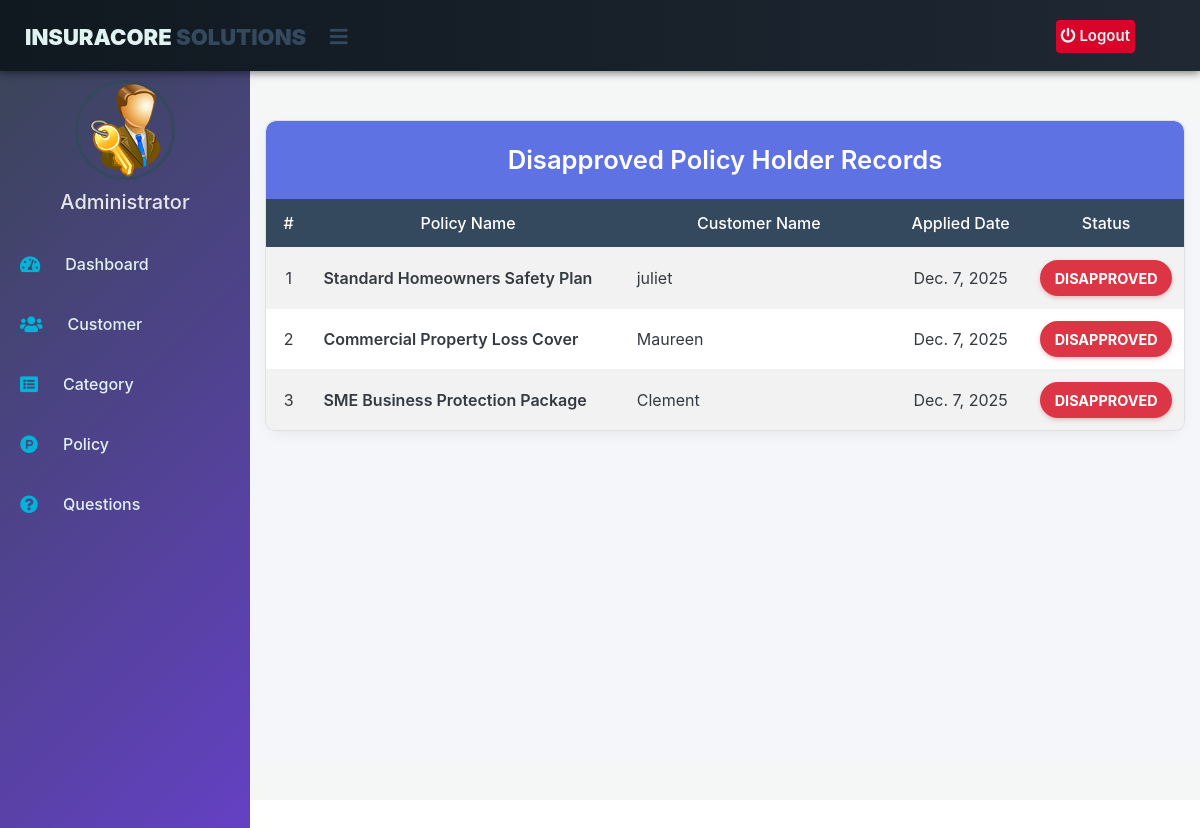
/admin-view-disapproved-policy-holder, run on an earlier commit of the app's database.
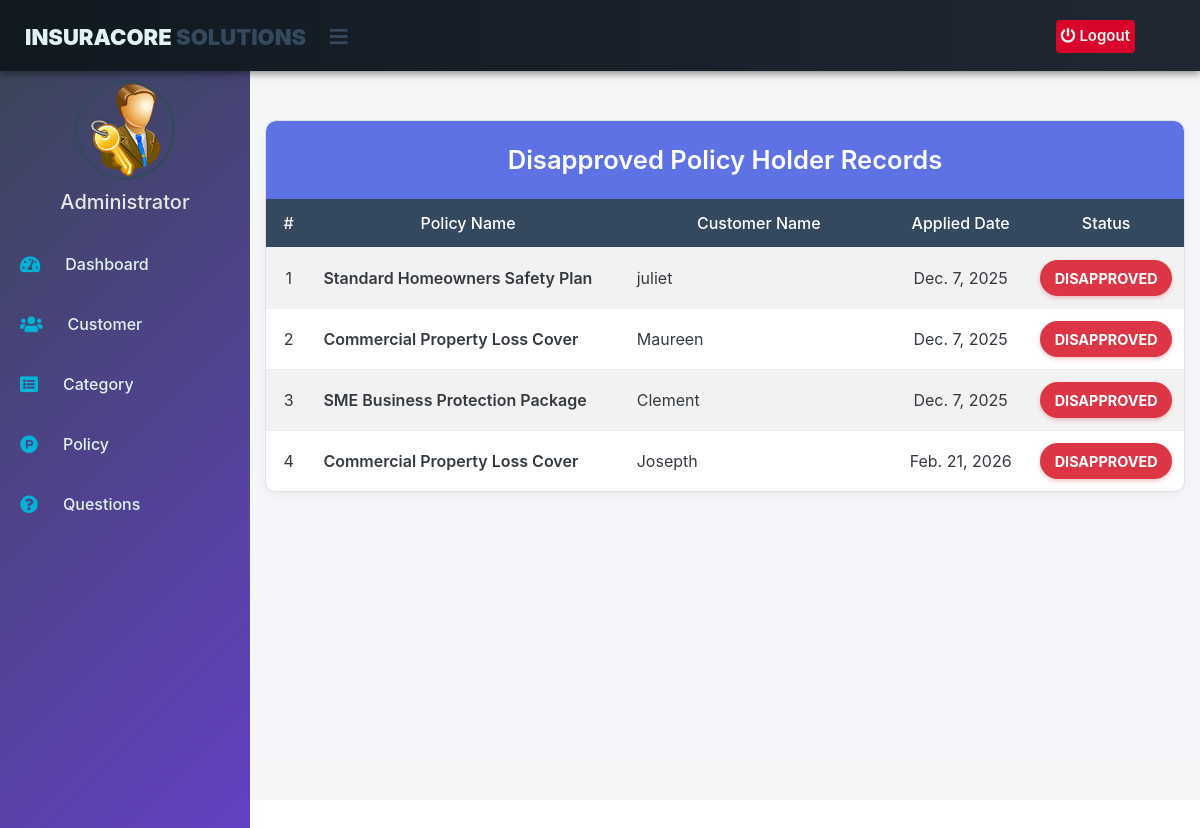
And on a later commit of the database.
### insurance/models.py (models this page shows, shortened)
class PolicyRecord(models.Model):
    customer = models.ForeignKey(Customer, on_delete=models.CASCADE)
    Policy = models.ForeignKey(Policy, on_delete=models.CASCADE)
    status = models.CharField(max_length=100, default='Pending')
    creation_date = models.DateField(auto_now=True)

class Policy(models.Model):
    category= models.ForeignKey('Category', on_delete=models.CASCADE)
    policy_name=models.CharField(max_length=200)
    sum_assurance=models.PositiveIntegerField()
    premium=models.PositiveIntegerField()
    tenure=models.PositiveIntegerField()
    creation_date =models.DateField(auto_now=True)
    def __str__(self):
        return self.policy_name

### customer/models.py (models this page shows, shortened)
class Customer(models.Model):
    user=models.OneToOneField(User,on_delete=models.CASCADE)
    profile_pic= models.ImageField(upload_to='profile_pic/Customer/',null=True,blank=True)
    address = models.CharField(max_length=40)
    mobile = models.CharField(max_length=20,null=False)
    def __str__(self):
        return self.user.first_name

### insurance/views.py (the view)
# urls.py: path('admin-view-disapproved-policy-holder', views.admin_view_disapproved_policy_holder_view,name='admin-view-disapproved-policy-holder'),
def admin_view_disapproved_policy_holder_view(request):
    policyrecords = models.PolicyRecord.objects.all().filter(status='Disapproved')
    return render(request,'insurance/admin_view_disapproved_policy_holder.html',{'policyrecords':policyrecords})

### templates/insurance/admin_view_disapproved_policy_holder.html (shortened to what this page needs)
{% extends 'insurance/adminbase.html' %}
{% block content %}
{%load static%}
<head>
  <link href="https://maxcdn.bootstrapcdn.com/bootstrap/4.4.1/css/bootstrap.min.css" rel="stylesheet">
  <link href="https://cdnjs.cloudflare.com/ajax/libs/font-awesome/5.15.4/css/all.min.css" rel="stylesheet">
</head>
<div class="container container-fluid-custom">
  <div class="view-card">
    <div class="card-header-custom text-center">
      Disapproved Policy Holder Records
    </div>
    <div class="table-responsive">
      <table class="table table-hover table-striped" id="dev-table">
        <thead>
          <tr>
            <th style="width: 5%;">#</th>
            <th style="width: 35%;">Policy Name</th>
            <th style="width: 30%;">Customer Name</th>
            <th style="width: 15%;">Applied Date</th>
            <th style="width: 15%;">Status</th>
          </tr>
        </thead>
        <tbody>
          {% for t in policyrecords %}
          <tr>
            <td class="text-center"> {{ forloop.counter }}</td>
            <td class="text-left-data policy-detail"> {{t.Policy}}</td>
            <td class="text-left-data customer-detail"> {{t.customer}}</td>
            <td class="text-center"> {{t.creation_date}}</td>
            <td class="text-center">
                <span class="status-badge">{{t.status}}</span>
            </td>
          </tr>
          {% endfor %}
        </tbody>
      </table>
    </div>
  </div>
</div>
<br><br><br><br><br><br>
{% endblock content %}

What changed in the data, as far as the page shows it:
now on this page (row edited): PolicyRecord: Policy "Commercial Property Loss Cover", customer "Josepth", creation_date "Feb. 21, 2026", status "DISAPPROVED"
